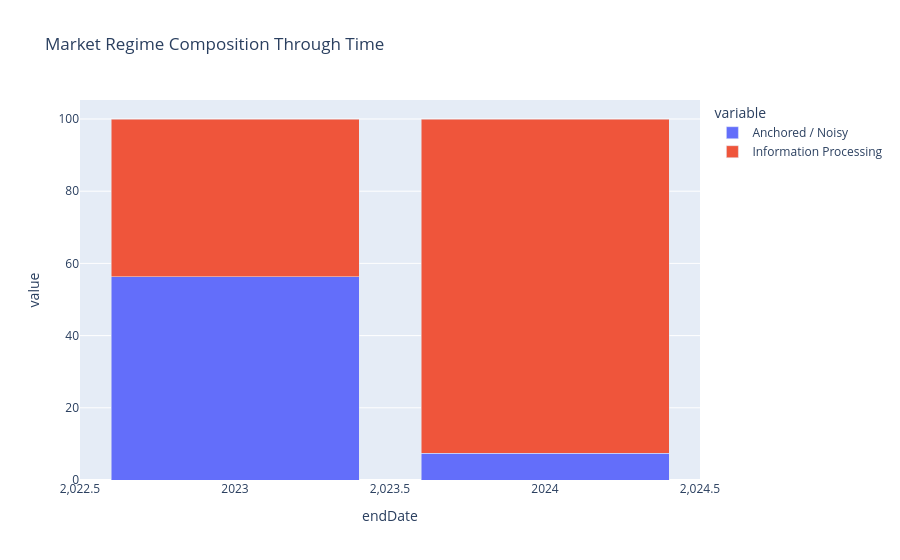

Notebook source saved alongside this figure:
### Code cell
import plotly.express as px

fig = px.bar(regime_by_year.reset_index(),x="endDate",y=["Anchored / Noisy","Information Processing"],
    barmode="stack",
    title="Market Regime Composition Through Time"
)
fig.show()

### Figure 1 — Plotly figure (JSON) as saved in the notebook; plotly's stock layout.template omitted (floating-point values rounded to 4 significant figures)
{"data": [{"hovertemplate": "variable=Anchored / Noisy<br>endDate=%{x}<br>value=%{y}<extra></extra>", "legendgroup": "Anchored / Noisy", "marker": {"color": "#636efa", "pattern": {"shape": ""}}, "name": "Anchored / Noisy", "orientation": "v", "showlegend": true, "textposition": "auto", "type": "bar", "x": [2023, 2024], "xaxis": "x", "y": [56.25, 7.407], "yaxis": "y"}, {"hovertemplate": "variable=Information Processing<br>endDate=%{x}<br>value=%{y}<extra></extra>", "legendgroup": "Information Processing", "marker": {"color": "#EF553B", "pattern": {"shape": ""}}, "name": "Information Processing", "orientation": "v", "showlegend": true, "textposition": "auto", "type": "bar", "x": [2023, 2024], "xaxis": "x", "y": [43.75, 92.59], "yaxis": "y"}], "layout": {"barmode": "stack", "legend": {"title": {"text": "variable"}, "tracegroupgap": 0}, "title": {"text": "Market Regime Composition Through Time"}, "xaxis": {"anchor": "y", "domain": [0, 1], "title": {"text": "endDate"}}, "yaxis": {"anchor": "x", "domain": [0, 1], "title": {"text": "value"}}}}
